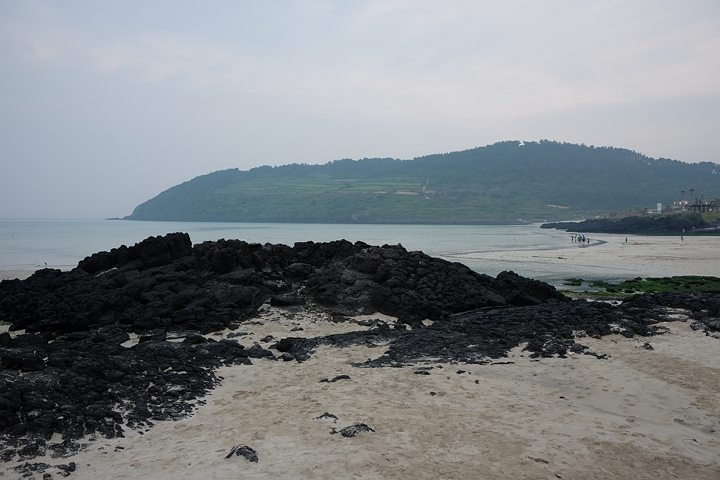
#> input picture data/img1.jpg, 720 x 480 px, found by its file name
$ python 12.read_image1.py
#> lines starting #> are read from the running program, lines starting #| are printed output that depends on the picture
import cv2

def print_matInfo(name, image):

    if image.dtype == 'uint8':  mat_type = 'CV_8U'
    elif image.dtype == 'int8': mat_type = 'CV_8S'
    elif image.dtype == 'uint16': mat_type = 'CV_16U'
    elif image.dtype == 'int16': mat_type = 'CV_16S'
    elif image.dtype == 'float32': mat_type = 'CV_32F'
    elif image.dtype == 'float64': mat_type = 'CV_64F'
    nchannel = 3 if image.ndim == 3 else 1

    ## depth, channel 출력
    print("%12s: depth(%s), channels(%s) -> mat_type(%sC%d)"
          % (name, image.dtype, nchannel, mat_type, nchannel))


title1, title2 = 'gray2gray', 'gray2color'
gray2gray = cv2.imread("/home/aa/hongOpencv/data/img1.jpg", cv2.IMREAD_GRAYSCALE)
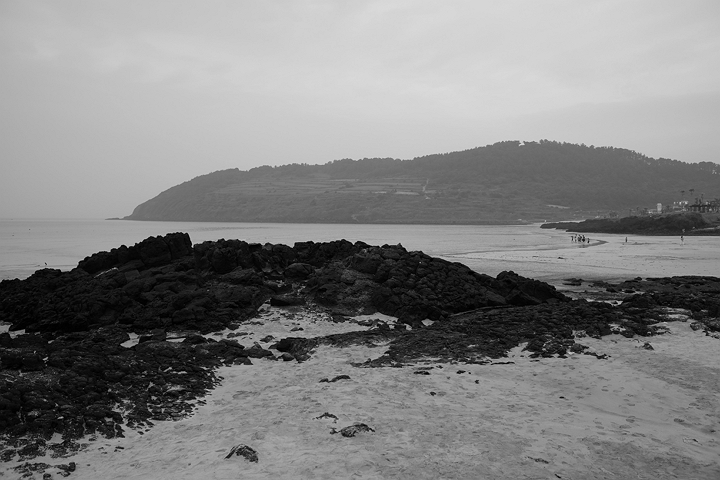
#> gray2gray: shape (480, 720); min 0, max 219, mean 129.5
gray2color = cv2.imread("/home/aa/hongOpencv/data/img1.jpg", cv2.IMREAD_COLOR)
#> gray2color is the input picture: shape (480, 720, 3); mean B, G, R 134.2, 130.6, 125.7

## 예외처리-영상파일 읽기 여부 조사
if gray2gray is None or gray2color is None :
    raise Exception("영상파일 읽기 에러")

print("행렬 좌표 (100,100) 화소값")
print("%s %s"% (title1, gray2gray[100, 100]))
#| gray2gray 189
print("%s %s"% (title2, gray2color[100, 100]))
#| gray2color [203 191 181]

print_matInfo(title1, gray2gray)
#|    gray2gray: depth(uint8), channels(1) -> mat_type(CV_8UC1)
print_matInfo(title2, gray2color)
#|   gray2color: depth(uint8), channels(3) -> mat_type(CV_8UC3)

cv2.imshow(title1, gray2gray)
cv2.imshow(title2, gray2color)
cv2.waitKey(0)

$ run again, with data/img2.jpg copied over data/img1.jpg
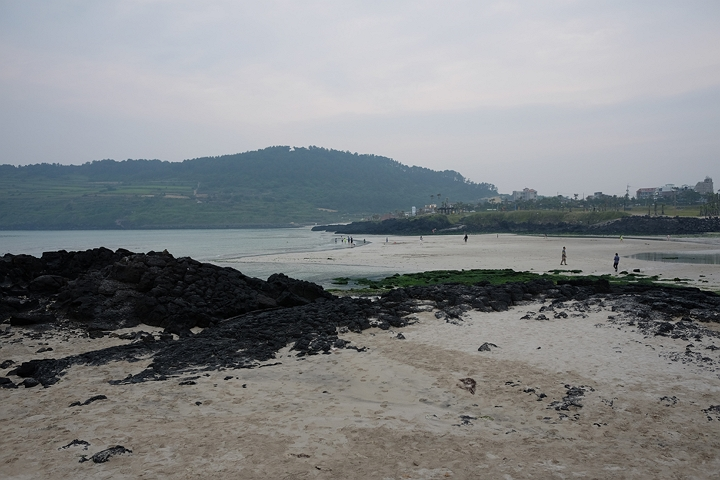
#> input picture data/img2.jpg, 720 x 480 px, found by its file name
#> `gray2gray = cv2.imread("/home/aa/hongOpencv/data/img1.jpg", cv2.IMREAD..`:
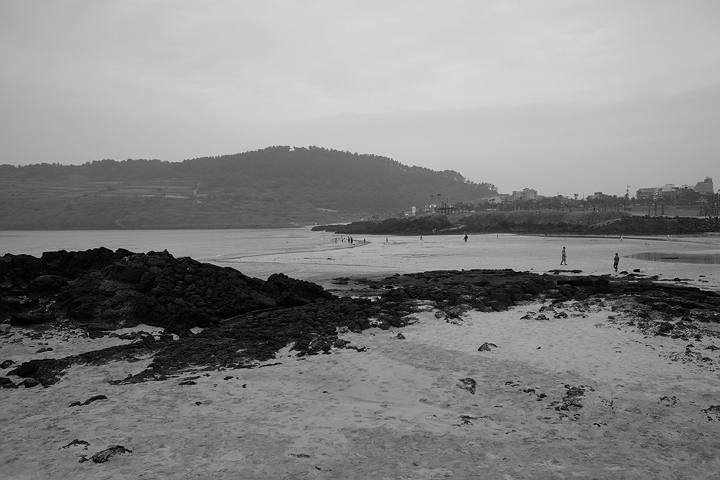
#> gray2gray: shape (480, 720); min 0, max 218, mean 131.7
#> gray2color is the input picture: shape (480, 720, 3); mean B, G, R 134.4, 132.3, 129.6
#| gray2gray 190
#| gray2color [197 189 189]
#|    gray2gray: depth(uint8), channels(1) -> mat_type(CV_8UC1)
#|   gray2color: depth(uint8), channels(3) -> mat_type(CV_8UC3)

$ run again, with data/building.jpg copied over data/img1.jpg
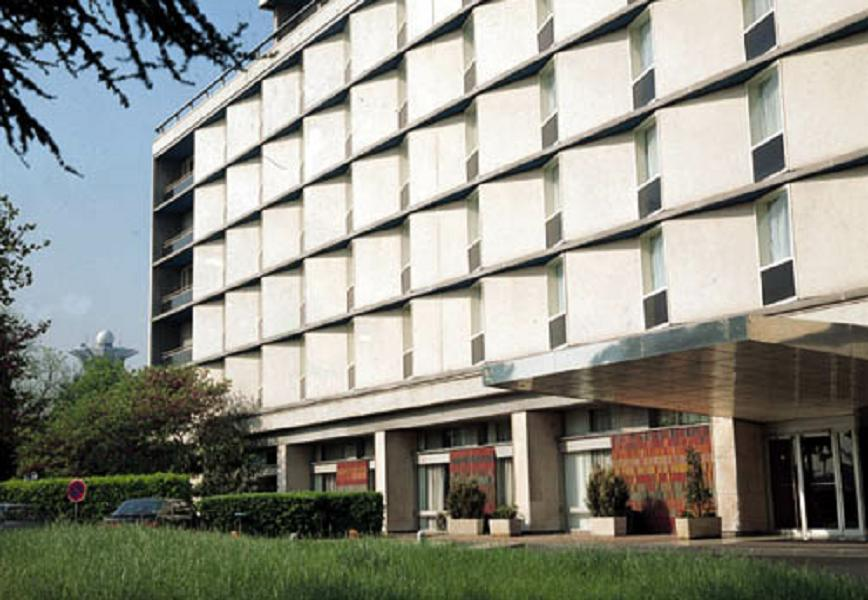
#> input picture data/building.jpg, 868 x 600 px, found by its file name
#> `gray2gray = cv2.imread("/home/aa/hongOpencv/data/img1.jpg", cv2.IMREAD..`:
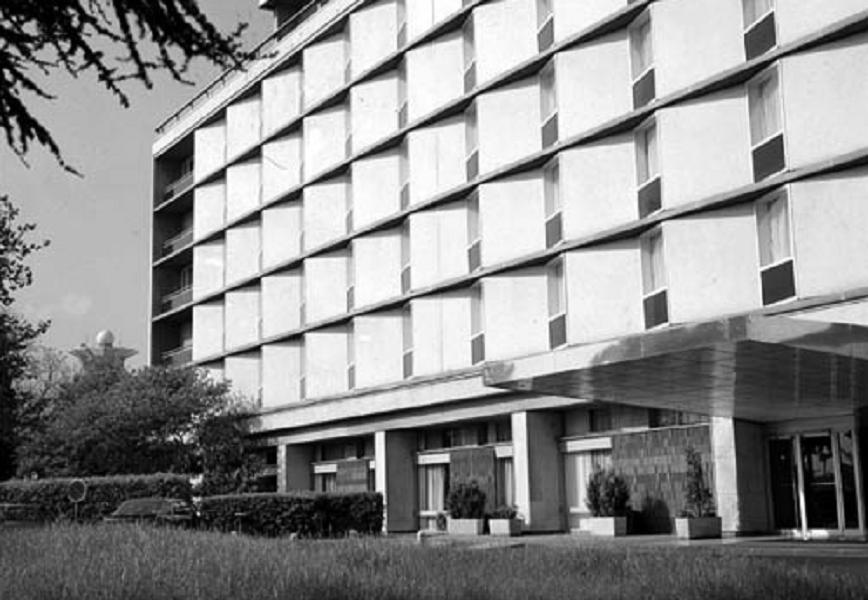
#> gray2gray: shape (600, 868); min 0, max 255, mean 142.3
#> gray2color is the input picture: shape (600, 868, 3); mean B, G, R 133.7, 143.6, 142.9
#| gray2gray 178
#| gray2color [213 184 153]
#|    gray2gray: depth(uint8), channels(1) -> mat_type(CV_8UC1)
#|   gray2color: depth(uint8), channels(3) -> mat_type(CV_8UC3)
